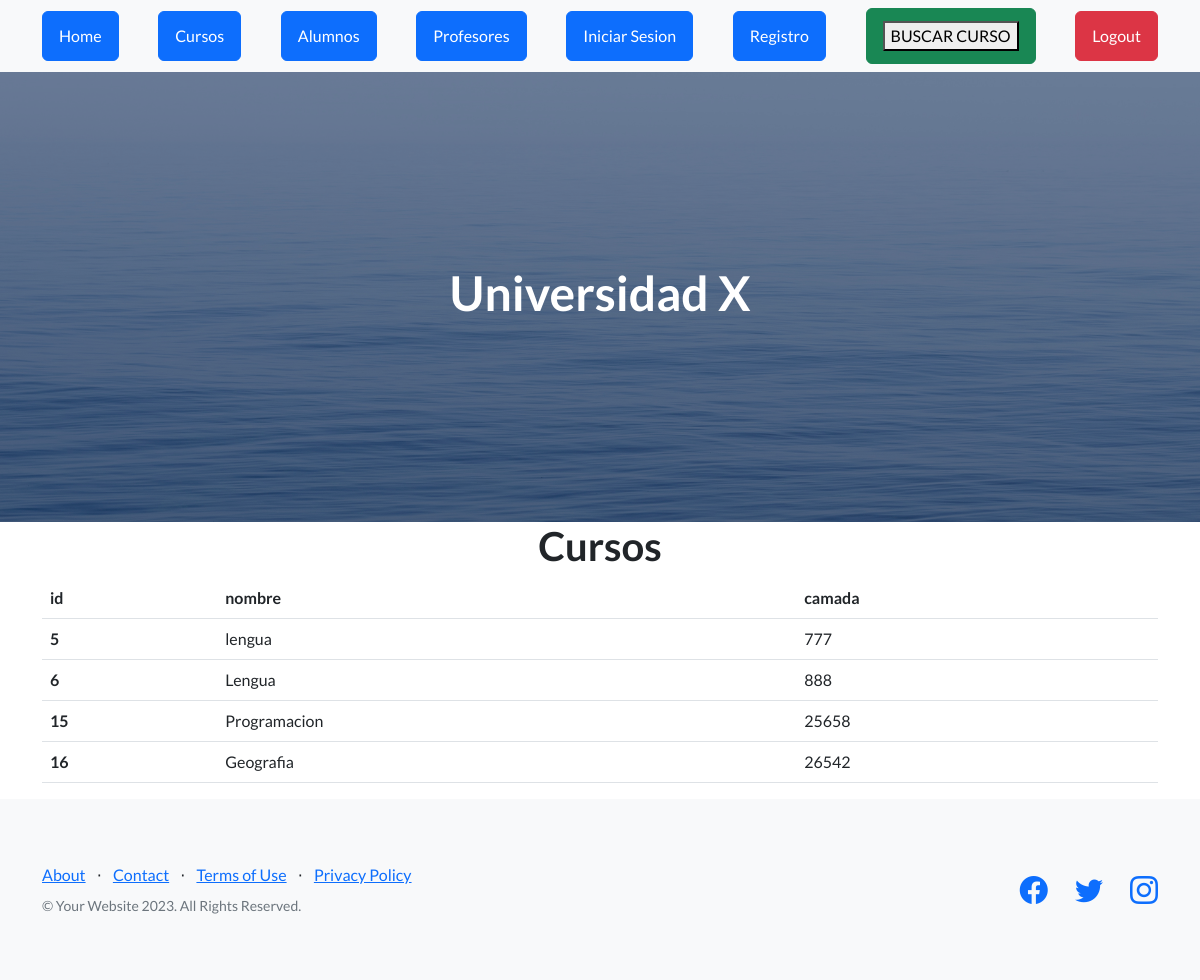
Page /AppUniversidad/ver_cursos on the earlier database version.
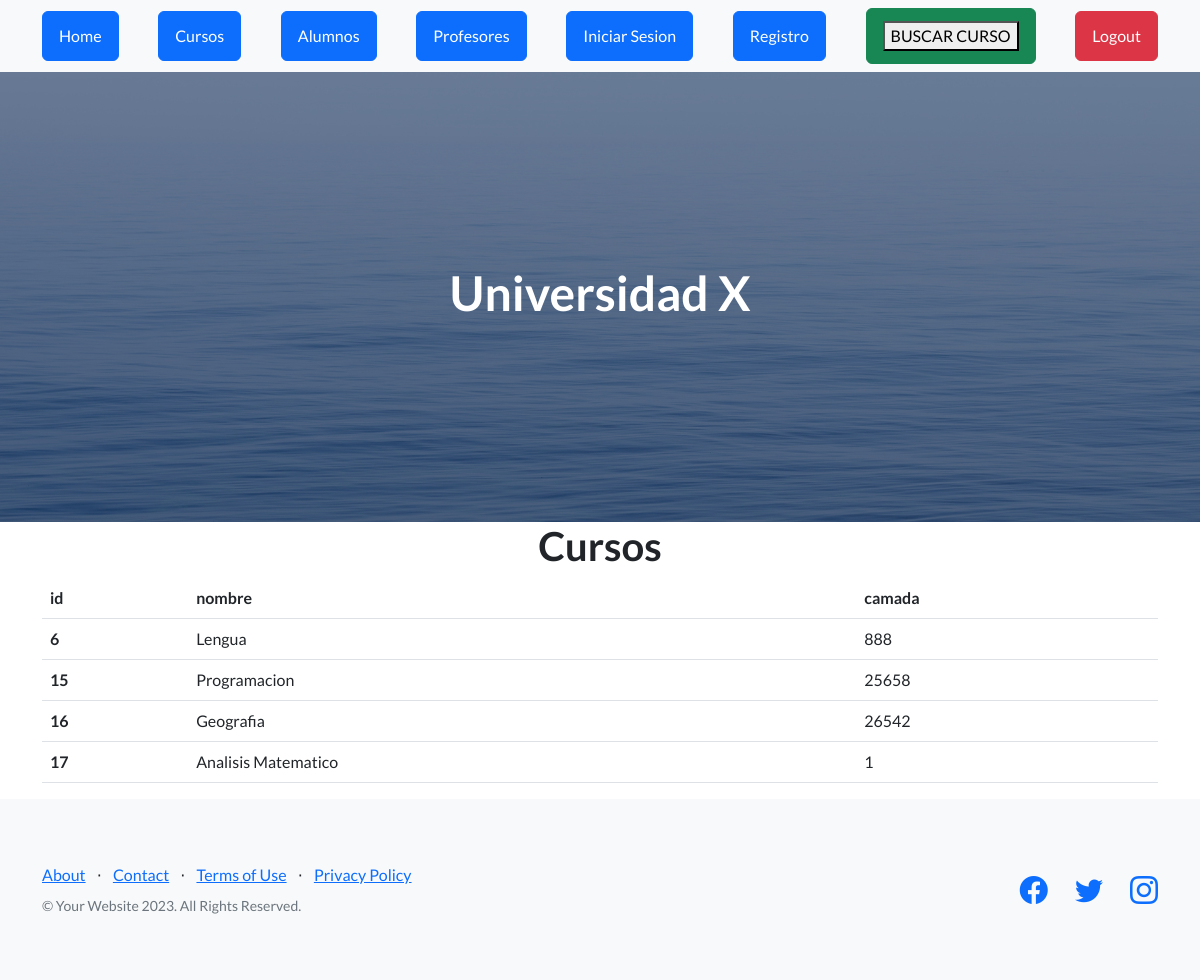
Same page on the later database version.
### AppUniversidad/models.py (models this page shows, shortened)
class Curso(models.Model):
    nombre = models.CharField(max_length=40)
    camada = models.IntegerField()

### AppUniversidad/views.py (the view)
# urls.py: path("ver_cursos", views.ver_cursos , name="cursos"),
def ver_cursos(request):
    cursos = Curso.objects.all()
    dicc = {"cursos": cursos}
    plantilla = loader.get_template("cursos.html")
    documento = plantilla.render(dicc)
    return HttpResponse(documento)

### AppUniversidad/template/cursos.html
{% extends 'padre.html' %}
{% load static %}
{% block contenido %}
    <main class="container">
        <h1 class="text-center"> Cursos </h1>
        <table class="table">
            <thead>
                <tr>
                    <th>id</th>
                    <th>nombre</th>
                    <th>camada</th>
                </tr>
            </thead>
            <tbody>
                {% for n in cursos %}
                <tr>
                    <th scope="row">{{n.id}}</th>
                    <td>{{n.nombre}}</td>
                    <td>{{n.camada}}</td>
                </tr>
                {% endfor %}
            </tbody>
        </table>
    </main>
{% endblock %}

Differences in the rows shown:
removed Curso: id "5", nombre "lengua", camada "777"
added Curso: id "17", nombre "Analisis Matematico", camada "1"
